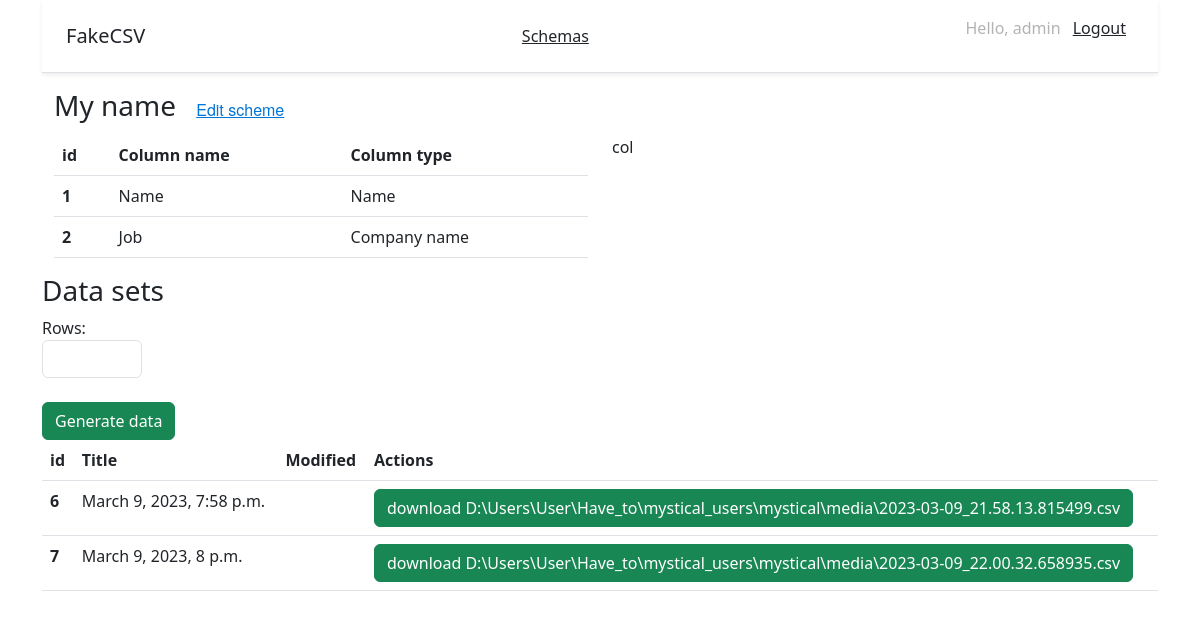
The app's page /generate_csv/4/ (signed in), older data.
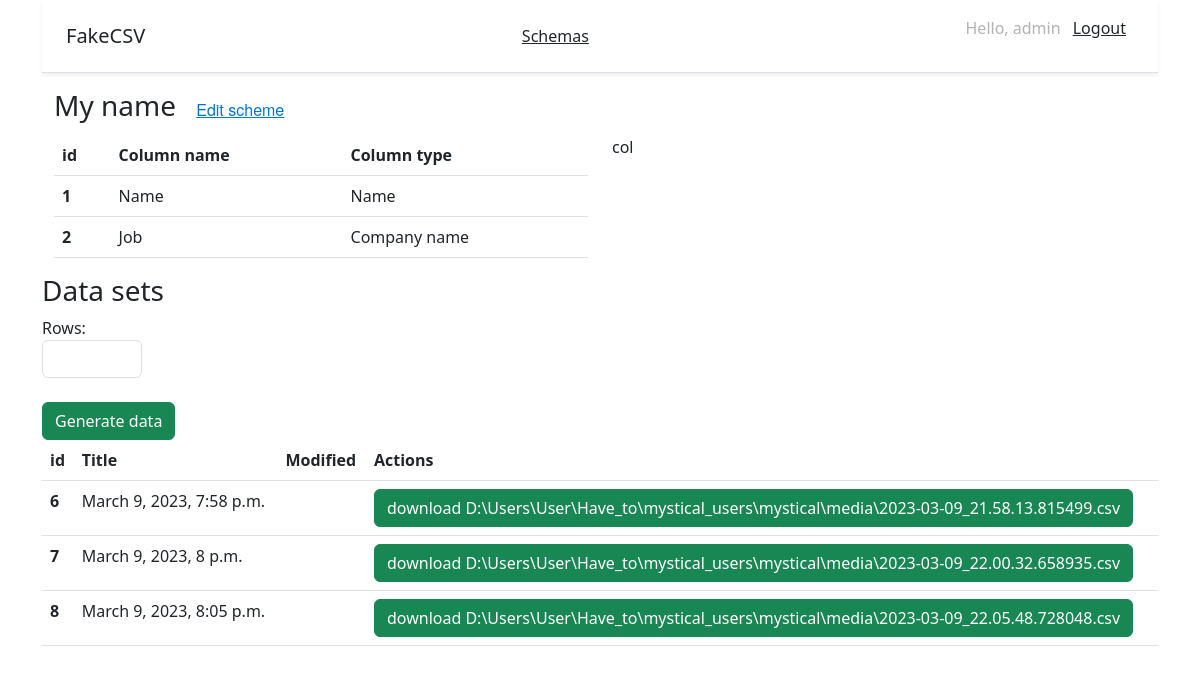
The same page, newer data.
### mystical_users/models.py (models this page shows, shortened)
class Column(models.Model):
    name = models.CharField(max_length=60)
    type = models.CharField(max_length=20)
    order = models.IntegerField()
    number = models.IntegerField(blank=True, null=True)
    start = models.IntegerField(blank=True, null=True)
    end = models.IntegerField(blank=True, null=True)
    schema = models.ForeignKey(Schema, on_delete=models.CASCADE, blank=True)

class File(models.Model):
    path = models.CharField(max_length=500, null=True)
    name = models.CharField(max_length=500, null=True)
    created = models.DateTimeField(auto_now_add=True, verbose_name='Created', null=True)
    file = models.FileField(null=True, upload_to='file')
    schema = models.ForeignKey(Schema, on_delete=models.CASCADE, blank=True)

### mystical_users/views.py (the view)
# urls.py: path('generate_csv/<int:schema_id>/', views.generate_csv, name='generate_csv'),
@login_required
def generate_csv(request, schema_id):
    current_columns = Column.objects.filter(schema_id=schema_id).all()
    current_schema = Schema.objects.get(pk=schema_id)
    if request.method == 'POST':
        count = int(request.POST.get('count'))
        collection = []
        for element in current_columns:
            data = []
            data.append(str(element.name))
            data.append(str(element.type))
            if str(element.type) == 'text':
                data.append(str(element.number))
            elif str(element.type) == 'Integer':
                data.append(str(element.start))
                data.append(str(element.end))
            data.append(str(element.order))
            collection.append(data)
        file_path = create_csv_file(data=collection, number=count)
        csv_name = file_path.split('\\')[-1]
        print(csv_name)
        csv = File.objects.create(path=file_path, schema=current_schema, file=file_path, name=csv_name)
        data = {'message': 'CSV data generated successfully'}
        return JsonResponse(data)
    else:
        files = File.objects.filter(schema_id=schema_id).all()
        context = {
            'files': files,
            'current_schema': current_schema,
            'current_columns': current_columns
        }
        return render(request, 'generate_csv.html', context)

### mystical_users/templates/generate_csv.html (shortened to what this page needs)
{% extends 'base.html' %}
{% block content %}
<div class="container">
  <div class="row">
    <div class="col">
        <h3>
          {{ current_schema.title }}
          <small class="text-muted"><a class="btn btn-link" href="/generate_csv/{{ current_schema.id }}" id="Edit">Edit scheme</a></small>
      </h3>
    </div>
  </div>
  <div class="row">
  <div class="col">
    <table class="table">
  <thead>
    <tr>
      <th scope="col">id</th>
      <th scope="col">Column name</th>
      <th scope="col">Column type</th>
    </tr>
  </thead>
  <tbody>
  {% for item in current_columns %}
  <tr>
     <th scope="row">{{ item.order }}</th>
     <td>{{ item.name }}</td>
     <td>{{ item.type }}</td>
  </tr>
{% endfor %}
  </tbody>
</table>
  </div>
  <div class="col">
    col
  </div>
  </div>
</div>
  <div class="row">
    <div class="col">
        <h3>Data sets</h3>
    </div>
    <div class="col">
    </div>
    <div class="col">
    </div>
    <div class="col">
    </div>
  <form id="myForm" method="post" enctype="multipart/form-data">
    <div class="col">
      Rows:
       <input type="number" class="form-control" value="start" name="count" style="width: 100px;" required>
    </div>
    <div class="col">
      <br>
      <button class="btn btn-success" type="submit">Generate data</button>
    </div>
  </form>
  </div>
<table class="table">
  <thead>
    <tr>
      <th scope="col">id</th>
      <th scope="col">Title</th>
      <th scope="col">Modified</th>
      <th scope="col">Actions</th>
    </tr>
  </thead>
  <tbody>
  {% for item in files %}
  <tr>
     <th scope="row">{{ item.id }}</th>
     <td>{{ item.created }}</td>
     <td>{{ item.modified }}</td>
      <td><a id="download-button-{{ item.id }}" class="btn btn-success">download {{ item.path }}</a></td>
  </tr>
{% endfor %}
  </tbody>
</table>
{% endblock %}

Row changes from the older to the newer data that the page shows:
added File: id "8", created "March 9, 2023, 8:05 p.m.", path "D:\\Users\\User\\Have_to\\mystical_users\\mystical\\media\\2023-03-09_22.05.48.728048.csv"
